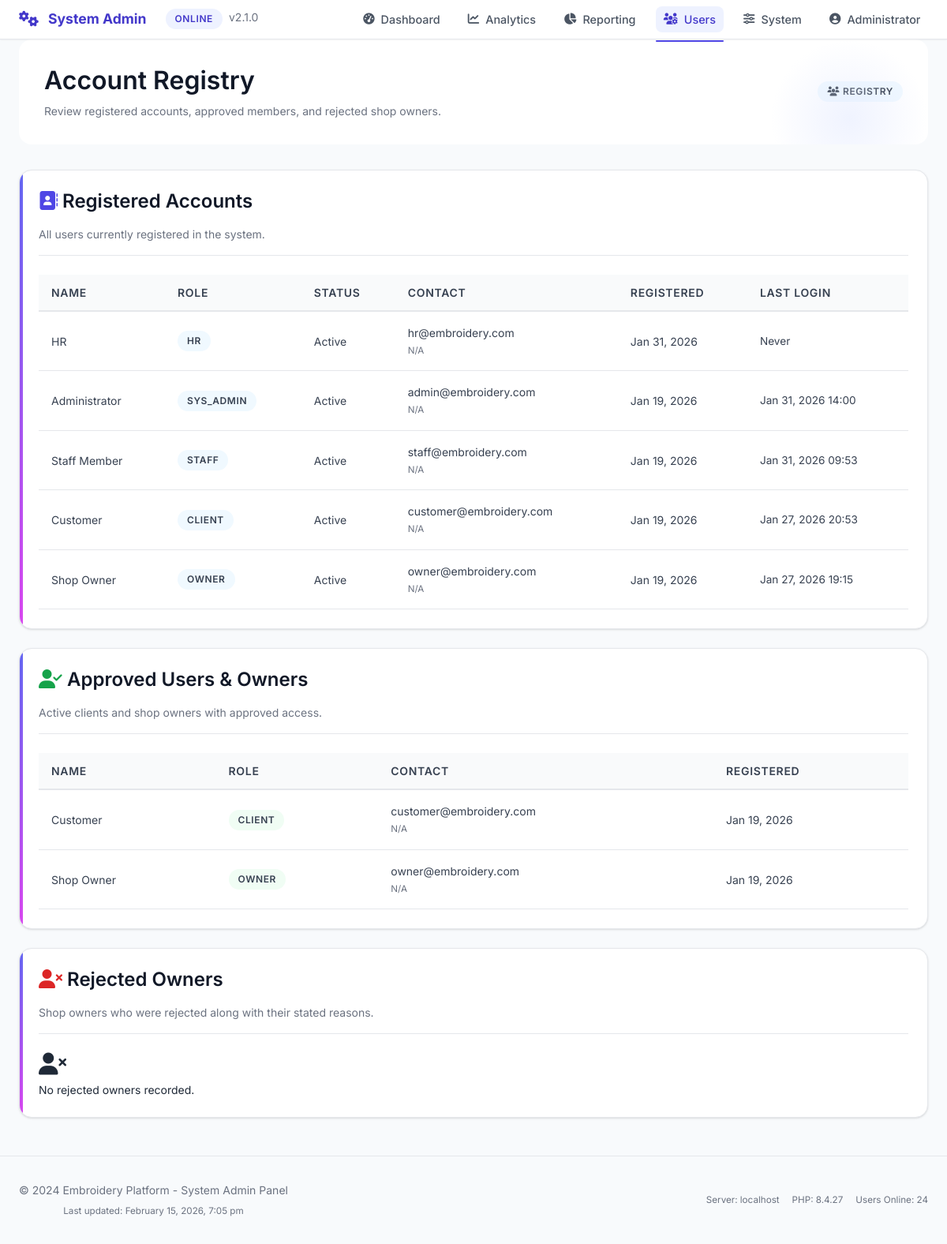
Page /sys_admin/accounts.php (signed in) on the committed database.
### tables this page shows
CREATE TABLE `users` (
  `id` int(11) NOT NULL,
  `fullname` varchar(100) DEFAULT NULL,
  `email` varchar(100) DEFAULT NULL,
  `password` varchar(255) DEFAULT NULL,
  `role` enum('sys_admin','staff','owner','hr','client') DEFAULT 'client',
  `status` enum('pending','active','inactive','rejected') DEFAULT 'active',
  `created_at` timestamp NOT NULL DEFAULT current_timestamp(),
  `email_verified` tinyint(1) DEFAULT 0,
  `phone` varchar(20) DEFAULT NULL,
  `phone_verified` tinyint(1) DEFAULT 0,
  `last_login` datetime DEFAULT NULL
);

### sys_admin/accounts.php (the view, shortened to what this page needs)
<?php
require_once '../config/db.php';
require_once 'partials.php';
$registeredAccounts = $pdo->query("
    SELECT id, fullname, email, phone, role, status, created_at, last_login
    FROM users
    ORDER BY created_at DESC
")->fetchAll();
$approvedAccounts = $pdo->query("
    SELECT id, fullname, email, phone, role, status, created_at, last_login
    FROM users
    WHERE status = 'active' AND role IN ('client', 'owner')
    ORDER BY created_at DESC
")->fetchAll();
$shopColumns = $pdo->query("SHOW COLUMNS FROM shops")->fetchAll(PDO::FETCH_COLUMN);
$hasRejectionReason = in_array('rejection_reason', $shopColumns, true);
$hasRejectedAt = in_array('rejected_at', $shopColumns, true);
$rejectionReasonSelect = $hasRejectionReason ? 's.rejection_reason' : 'NULL AS rejection_reason';
$rejectedAtSelect = $hasRejectedAt ? 's.rejected_at' : 'NULL AS rejected_at';
$orderBy = $hasRejectedAt ? 's.rejected_at DESC, u.id DESC' : 'u.id DESC';
$rejectedOwners = $pdo->query("
    SELECT u.id, u.fullname, u.email, u.phone, u.status, s.shop_name,
           $rejectionReasonSelect,
           $rejectedAtSelect
    FROM users u
    JOIN shops s ON s.owner_id = u.id
    WHERE u.role = 'owner' AND (u.status = 'rejected' OR s.status = 'rejected')
    ORDER BY $orderBy
")->fetchAll();
?>
<!DOCTYPE html>
<html lang="en">
<head>
    <link rel="stylesheet" href="../assets/css/style.css">
    <link rel="stylesheet" href="https://cdnjs.cloudflare.com/ajax/libs/font-awesome/6.4.0/css/all.min.css">
</head>
<body>
    <?php sys_admin_nav('accounts'); ?>
    <div class="container">
        <div class="dashboard-header fade-in">
            <div class="d-flex justify-between align-center">
                <div>
                    <h2>Account Registry</h2>
                    <p class="text-muted">Review registered accounts, approved members, and rejected shop owners.</p>
                </div>
                <span class="badge badge-info"><i class="fas fa-users"></i> Registry</span>
            </div>
        </div>
        <div class="registry-grid">
            <div class="card registry-card">
                <div class="card-header">
                    <h3><i class="fas fa-address-book text-primary"></i> Registered Accounts</h3>
                    <p class="text-muted">All users currently registered in the system.</p>
                </div>
                <?php if (empty($registeredAccounts)): ?>
                    <div class="empty-state">
                        <i class="fas fa-user-slash fa-2x mb-2"></i>
                        <p class="mb-0">No registered accounts found.</p>
                    </div>
                <?php else: ?>
                    <table class="table">
                        <thead>
                            <tr>
                                <th>Name</th>
                                <th>Role</th>
                                <th>Status</th>
                                <th>Contact</th>
                                <th>Registered</th>
                                <th>Last Login</th>
                            </tr>
                        </thead>
                        <tbody>
                            <?php foreach ($registeredAccounts as $account): ?>
                                <tr>
                                    <td><?php echo htmlspecialchars($account['fullname'] ?? '—'); ?></td>
                                    <td><span class="badge badge-info"><?php echo ucfirst($account['role']); ?></span></td>
                                    <td><?php echo ucfirst($account['status'] ?? '—'); ?></td>
                                    <td>
                                        <div><?php echo htmlspecialchars($account['email'] ?? '—'); ?></div>
                                        <small class="text-muted"><?php echo htmlspecialchars($account['phone'] ?? 'N/A'); ?></small>
                                    </td>
                                    <td><?php echo $account['created_at'] ? date('M d, Y', strtotime($account['created_at'])) : '—'; ?></td>
                                    <td class="muted-cell"><?php echo $account['last_login'] ? date('M d, Y H:i', strtotime($account['last_login'])) : 'Never'; ?></td>
                                </tr>
                            <?php endforeach; ?>
                        </tbody>
                    </table>
                <?php endif; ?>
            </div>
            <div class="card registry-card">
                <div class="card-header">
                    <h3><i class="fas fa-user-check text-success"></i> Approved Users & Owners</h3>
                    <p class="text-muted">Active clients and shop owners with approved access.</p>
                </div>
                <?php if (empty($approvedAccounts)): ?>
                    <div class="empty-state">
                        <i class="fas fa-user-check fa-2x mb-2"></i>
                        <p class="mb-0">No approved users found.</p>
                    </div>
                <?php else: ?>
                    <table class="table">
                        <thead>
                            <tr>
                                <th>Name</th>
                                <th>Role</th>
                                <th>Contact</th>
                                <th>Registered</th>
                            </tr>
                        </thead>
                        <tbody>
                            <?php foreach ($approvedAccounts as $account): ?>
                                <tr>
                                    <td><?php echo htmlspecialchars($account['fullname'] ?? '—'); ?></td>
                                    <td><span class="badge badge-success"><?php echo ucfirst($account['role']); ?></span></td>
                                    <td>
                                        <div><?php echo htmlspecialchars($account['email'] ?? '—'); ?></div>
                                        <small class="text-muted"><?php echo htmlspecialchars($account['phone'] ?? 'N/A'); ?></small>
                                    </td>
                                    <td><?php echo $account['created_at'] ? date('M d, Y', strtotime($account['created_at'])) : '—'; ?></td>
                                </tr>
                            <?php endforeach; ?>
                        </tbody>
                    </table>
                <?php endif; ?>
            </div>
            <div class="card registry-card">
                <div class="card-header">
                    <h3><i class="fas fa-user-times text-danger"></i> Rejected Owners</h3>
                    <p class="text-muted">Shop owners who were rejected along with their stated reasons.</p>
                </div>
                <?php if (empty($rejectedOwners)): ?>
                    <div class="empty-state">
                        <i class="fas fa-user-times fa-2x mb-2"></i>
                        <p class="mb-0">No rejected owners recorded.</p>
                    </div>
                <?php endif; ?>
            </div>
        </div>
    </div>
    <?php sys_admin_footer(); ?>
</body>
</html>

### sys_admin/partials.php (shortened to what this page needs)
<?php
function sys_admin_nav(string $activePage): void {
    $userName = htmlspecialchars($_SESSION['user']['fullname'] ?? 'System Admin');
    $navItems = [
        ['key' => 'dashboard', 'label' => 'Dashboard', 'icon' => 'fas fa-tachometer-alt', 'href' => 'dashboard.php'],
        ['key' => 'analytics', 'label' => 'Analytics', 'icon' => 'fas fa-chart-line', 'href' => 'analytics.php'],
        ['key' => 'analytics_reporting', 'label' => 'Reporting', 'icon' => 'fas fa-chart-pie', 'href' => 'analytics_reporting.php'],
    ];
    $userItems = [
        ['key' => 'member_approval', 'label' => 'Approvals', 'icon' => 'fas fa-user-check', 'href' => 'member_approval.php'],
        ['key' => 'membership_lifecycle', 'label' => 'Lifecycle', 'icon' => 'fas fa-user-clock', 'href' => 'membership_lifecycle.php'],
        ['key' => 'accounts', 'label' => 'Accounts', 'icon' => 'fas fa-users', 'href' => 'accounts.php'],
    ];
    $systemItems = [
        ['key' => 'system_control', 'label' => 'Control', 'icon' => 'fas fa-sliders-h', 'href' => 'system_control.php'],
        ['key' => 'content_moderation', 'label' => 'Moderation', 'icon' => 'fas fa-shield-halved', 'href' => 'content_moderation.php'],
        ['key' => 'notification_reminder', 'label' => 'Notifications', 'icon' => 'fas fa-bell', 'href' => 'notification_reminder.php'],
        ['key' => 'config_backup', 'label' => 'Config & Backup', 'icon' => 'fas fa-database', 'href' => 'backup.php'],
        ['key' => 'dss_config', 'label' => 'Security', 'icon' => 'fas fa-shield-alt', 'href' => 'dss_config.php'],
        ['key' => 'audit_logs', 'label' => 'Audit Logs', 'icon' => 'fas fa-clipboard-list', 'href' => 'audit_logs.php'],
    ];
    $userActive = in_array($activePage, array_column($userItems, 'key'), true);
    $systemActive = in_array($activePage, array_column($systemItems, 'key'), true);
    ?>
    <nav class="navbar navbar--compact">
        <div class="container d-flex justify-between align-center">
            <div class="d-flex align-center gap-4">
                <a href="dashboard.php" class="navbar-brand">
                    <i class="fas fa-cogs"></i>
                    <span>System Admin</span>
                </a>
                <div class="d-flex gap-2">
                    <span class="badge badge-primary">Online</span>
                    <span class="text-muted">v2.1.0</span>
                </div>
            </div>
            <ul class="navbar-nav">
                <?php foreach ($navItems as $item): ?>
                    <li>
                        <a href="<?php echo $item['href']; ?>" class="nav-link <?php echo $activePage === $item['key'] ? 'active' : ''; ?>">
                            <i class="<?php echo $item['icon']; ?>"></i> <?php echo $item['label']; ?>
                        </a>
                    </li>
                <?php endforeach; ?>
                <li class="dropdown">
                    <a href="#" class="nav-link dropdown-toggle <?php echo $userActive ? 'active' : ''; ?>">
                        <i class="fas fa-users-cog"></i> Users
                    </a>
                </li>
                <li class="dropdown">
                    <a href="#" class="nav-link dropdown-toggle <?php echo $systemActive ? 'active' : ''; ?>">
                        <i class="fas fa-sliders-h"></i> System
                    </a>
                </li>
                <li class="dropdown">
                    <a href="#" class="nav-link dropdown-toggle">
                        <i class="fas fa-user-circle"></i> <?php echo $userName; ?>
                    </a>
                </li>
            </ul>
        </div>
    </nav>
    <?php
}
function sys_admin_footer(): void {
    ?>
    <footer class="footer">
        <div class="container">
            <div class="d-flex justify-between align-center">
                <div>
                    <p class="mb-1">&copy; 2024 Embroidery Platform - System Admin Panel</p>
                    <small class="text-muted">Last updated: <?php echo date('F j, Y, g:i a'); ?></small>
                </div>
                <div class="d-flex gap-3">
                    <small class="text-muted">Server: <?php echo $_SERVER['SERVER_NAME'] ?? 'localhost'; ?></small>
                    <small class="text-muted">PHP: <?php echo phpversion(); ?></small>
                    <small class="text-muted">Users Online: 24</small>
                </div>
            </div>
        </div>
    </footer>
    <?php
}

### sys_admin/accounts.php (style rules this page uses)
.registry-grid { display: grid; grid-template-columns: repeat(12, 1fr); gap: 1.5rem; margin: 2rem 0; }
.registry-card { grid-column: span 12; }
.registry-card table { margin-bottom: 0; }
.muted-cell { color: var(--gray-500); font-size: 0.85rem; }

### rows in the picture
users: fullname "HR", role "HR", status "Active", email "hr@embroidery.com", phone "N/A", created_at "Jan 31, 2026", shows "Never"
users: fullname "Administrator", role "SYS_ADMIN", status "Active", email "admin@embroidery.com", phone "N/A", created_at "Jan 19, 2026", last_login "Jan 31, 2026 14:00"
users: fullname "Staff Member", role "STAFF", status "Active", email "staff@embroidery.com", phone "N/A", created_at "Jan 19, 2026", last_login "Jan 31, 2026 09:53"
users: fullname "Customer", role "CLIENT", status "Active", email "customer@embroidery.com", phone "N/A", created_at "Jan 19, 2026", last_login "Jan 27, 2026 20:53"
users: fullname "Shop Owner", role "OWNER", status "Active", email "owner@embroidery.com", phone "N/A", created_at "Jan 19, 2026", last_login "Jan 27, 2026 19:15"

### other values in the picture
$item['label'] "Dashboard"
$item['label'] "Analytics"
$item['label'] "Reporting"
$userName "Administrator"
$_SERVER['SERVER_NAME'] "localhost"
phpversion() "8.4.27"
